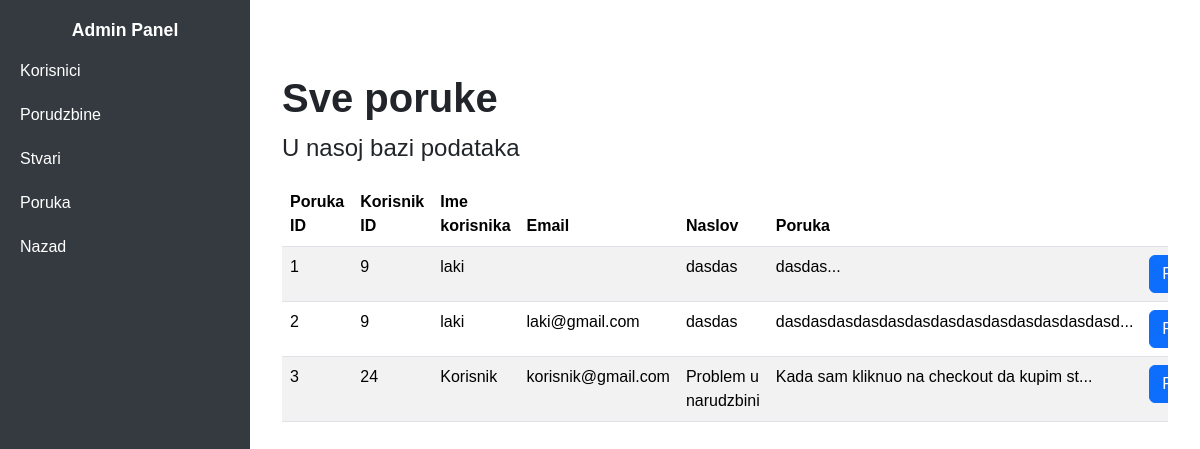
/adminMessage.php (signed in), run on the app's committed database.
### tables this page shows
CREATE TABLE `message` (
  `user_id` int(40) NOT NULL,
  `user_name` varchar(40) NOT NULL,
  `user_email` varchar(40) NOT NULL,
  `subject` varchar(40) NOT NULL,
  `message` varchar(10000) NOT NULL,
  `message_id` int(40) NOT NULL
);

### server/all_messages.php (called while the page is built)
<?php
    $stmt = $conn->prepare("SELECT * FROM message");
    $stmt ->execute();
    $poruke= $stmt -> get_result();
?>

### adminMessage.php (the view, shortened to what this page needs)
<?php
    include('server/connection.php');
    include("server/all_messages.php");
?>
<!DOCTYPE html>
<html lang="en">
<head>
    <link rel="stylesheet" href="https://cdnjs.cloudflare.com/ajax/libs/font-awesome/6.7.1/css/all.min.css" />
    <link rel="stylesheet" href="assets/css/bootstrap.min.css"/>
    <link rel="stylesheet" href="assets/css/style.css"/>
</head>
<body>
<div id="content">
    <div class="container-fluid">
        <h1 class="mt-4">Sve poruke</h1>
        <p>U nasoj bazi podataka</p>
        <div class="row">
            <div class="col-lg-12">
                <div class="table-responsive">
                    <table class="table table-striped">
                        <thead>
                            <tr>
                                <th>Poruka ID</th>
                                <th>Korisnik ID</th>
                                <th>Ime korisnika</th>
                                <th>Email</th>
                                <th>Naslov</th>
                                <th>Poruka</th>
                                <th>Pregled</th>
                            </tr>
                        </thead>
                        <tbody>
                            <?php
                            while($row = $poruke->fetch_assoc()){
                                echo "<tr>
                                        <td>" . $row['message_id'] . "</td>
                                        <td>" . $row['user_id'] . "</td>
                                        <td>" . $row['user_name'] . "</td>
                                        <td>" . $row["user_email"] . "</td>
                                        <td>" . $row['subject'] . "</td>
                                        <td>" . substr($row['message'], 0, 50) . "...</td>
                                        <td>
                                            <a href='adminViewMessage.php?message_id=" . $row['message_id'] . "' class='btn btn-primary'>Pregled</a>
                                        </td>
                                      </tr>";
                            }
                            ?>
                        </tbody>
                    </table>
                </div>
            </div>
        </div>
    </div>
</div>
</body>
</html>

### assets/css/style.css (style rules this page uses)
* { margin:0; padding:0; }
body { font-family:'Poppins',sans-serif; }
p { font-size: 1.5rem; }
h1 { font-size:2.5rem; font-weight: 700; }
h4 { font-size:1.1rem; font-weight: 620; }
td:last-child { text-align: right; }
th:last-child { text-align: right; }
#sidebar { height: 100vh; position: fixed; left: 0; top: 0; background-color: #343a40; color: white; width: 250px; padding: 20px 0; }
#sidebar a { color: white; text-decoration: none; display: block; padding: 10px 20px; }
#content { margin-left: 250px; padding: 20px; }

### adminMessage.php (style rules this page uses)
body { font-family: Arial, sans-serif; margin-top:30px; }

### data on the page
message: message_id "1", user "9", user_name "laki", subject "dasdas", message "dasdas"
message: message_id "2", user "9", user_name "laki", user_email "laki@gmail.com", subject "dasdas", message "dasdasdasdasdasdasdasdasdasdasdasdasdasd"
message: message_id "3", user "24", user_name "Korisnik", user_email "korisnik@gmail.com", subject "Problem u narudzbini", message "Kada sam kliknuo na checkout da kupim st"
